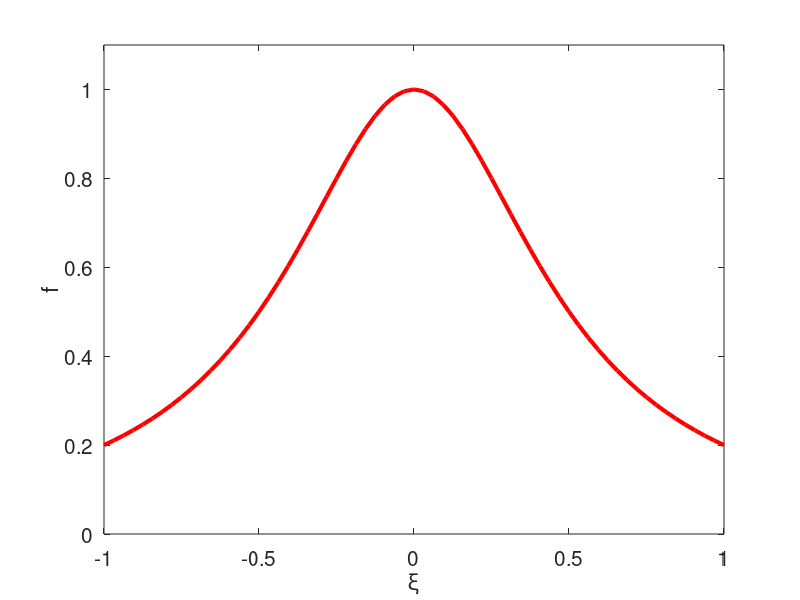

MATLAB code for this plot: (Note: this script raises an error after producing the figure.)
clear all
close all

%==========
% Lagrange interpolating function
% based on given data
%==========

%---------------------
% choose the nodal set
%---------------------
 
ibase = 3; % Cheb
ibase = 1; % evenly spaced
ibase = 2; % Lob

%--------
% prepare
%--------

figure(1)
hold on
xlabel('\xi','fontsize',15);
ylabel('f','fontsize',15);
set(gca,'fontsize',15)
box on
axis([-1 1 0 1.1])

%---
% plot the interpolated function
%---

nplot = 64;

for i=1:nplot+1
  xi(i) = -1.0+2.0*(i-1)/nplot;
  y(i) = 1.0/(1.0+4.0*xi(i)^2);
end

plot(xi,y,'r-','linewidth',3);

%============
for ipass=1:6
%============

if(ipass==1)
 ibase=1;
 ibase=3;
 m = 4;
end

if(ipass==2)
 ibase=1;
 ibase=3;
 m = 5;
end

if(ipass==3)
 ibase=1;
 ibase=3;
 m = 6;
end

if(ipass==4)
 ibase=2;
 m = 4;
end

if(ipass==5)
 ibase=2;
 m = 5;
end

if(ipass==6)
 ibase=2;
 m = 6;
end


%---------------
% evenly spaced:
%---------------

if(ibase==1)

 for i=1:m+1
  xi(i) = -1.0+2.0*(i-1)/m;
 end

end

%--------
% lobatto:
%--------

if(ibase==2)

xi(1) = -1.0;
if(m>1)
  [zL, wL]= lobatto(m-1);
  for i=2:m
   xi(i) = zL(i-1);
  end
end
xi(m+1)=1.0;

end

%-----------
% Chebyshev:
%-----------

if(ibase==3)

 for i=1:m+1
  xi(i) = cos((i-1)*pi/m);
 end

end

%-----------------
% function values:
%-----------------

for i=1:m+1
  y(i) = 1.0/(1.0+xi(i)^2);
  y(i) = 1.0/(1.0+4.0*xi(i)^2);
end

a = xi(1);
b = xi(m+1);
nplot=2*64;
step = (b-a)/nplot;
 
for l=1:nplot+1
  xint(l) = a+step*(l-1);
  yint(l) = lagrange_interp(m,xi,y,xint(l));
end
 
if(ipass==1)
   plot(xint,yint,'k:','linewidth',1);
elseif(ipass==2)
   plot(xint,yint,'k:','linewidth',1);
elseif(ipass==3)
   plot(xint,yint,'k:','linewidth',1);
elseif(ipass==4)
   plot(xint,yint,'k--','linewidth',1);
elseif(ipass==5)
   plot(xint,yint,'k--','linewidth',1);
elseif(ipass==6)
   plot(xint,yint,'k--','linewidth',1);
end

%=====
end % of ipass
%=====
